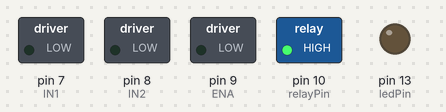
Simulated run of this sketch. Board: Arduino Uno, built with avr-gcc and run on an emulated ATmega328P. Shown: switched loads named in the sketch (green lamp = pin HIGH), output pins drawn as LEDs (lit = HIGH).

Above: at 0.1 s.
At 0.6 s:
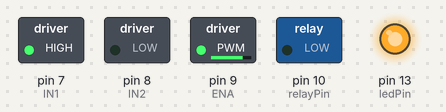
At 35.6 s:
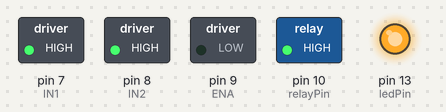
At 36.6 s:
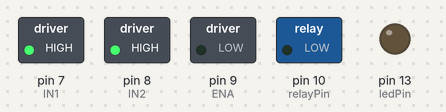
Timing chart, 0 to 38.1 s (numbered marks = the images above):
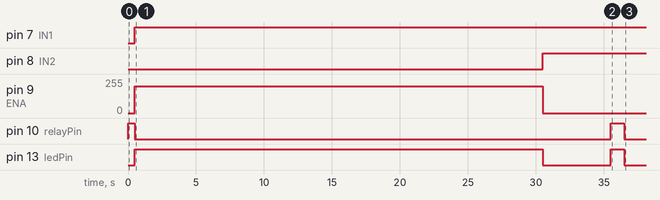

Measured:
- by itself, pin 7 (IN1): LOW → HIGH at 0.50 s
- by itself, pin 8 (IN2): LOW → HIGH at 30.5 s
- by itself, pin 9 (ENA): 0/255 → 200/255 at 0.50 s, → 0/255 30.0 s later
- by itself, pin 10 (relayPin): LOW → HIGH at 0.00 s, → LOW 0.50 s later, → HIGH 35.0 s later, → LOW 1.0 s later
- by itself, pin 13 (ledPin): LOW → HIGH at 0.50 s, → LOW 30.0 s later, → HIGH 5.0 s later, → LOW 1.0 s later

The sketch:

single_test.ino
```cpp
int IN1 = 7;   // Pins set up
int IN2 = 8;
int ENA = 9;
int relayPin = 10;

const int ledPin = LED_BUILTIN;  // the number of the LED pin

bool Run = 0;  // Status set up

void setup() {
  pinMode(relayPin, OUTPUT);
  pinMode(ENA, OUTPUT);
  pinMode(IN1, OUTPUT);
  pinMode(IN2, OUTPUT);

  pinMode(ledPin, OUTPUT);

  Serial.begin(9600);  // Baud rate set up
}

void loop() {
  if (!Run) {                     // If the variable 'Run' is False (0), execute the following code block

    digitalWrite(relayPin, HIGH); // Open the relay
    delay(500);                  // Wait for 3 seconds
    digitalWrite(relayPin, LOW);  // Close the relay

    // Pomp
    digitalWrite(ledPin, HIGH);

    analogWrite(ENA, 200);        // Set the motor speed using PWM with a value of 110 　　127が最小 実際は128以上
    digitalWrite(IN1, HIGH);      // Set the motor direction to forward
    digitalWrite(IN2, LOW);       // Ensure the motor direction is correct
    delay(30000);                  // Run the motor for 3 seconds

    analogWrite(ENA, 0);          // Stop the motor by setting the speed to 0
    digitalWrite(IN1, HIGH);      // Prepare to change the motor direction
    digitalWrite(IN2, HIGH);      // Prepare to change the motor direction

    digitalWrite(ledPin, LOW);

    delay(5000);                  // Wait for 5 seconds

    // Valve
    digitalWrite(ledPin, HIGH);

    digitalWrite(relayPin, HIGH); // Open the relay
    delay(1000);                  // Wait for 3 seconds
    digitalWrite(relayPin, LOW);  // Close the relay

    digitalWrite(ledPin, LOW);

    // delay
    // delay(5000);                  // Wait for 5 seconds

    Run = 1;                      // Set the variable 'Run' to True (1)
  }
}
```
